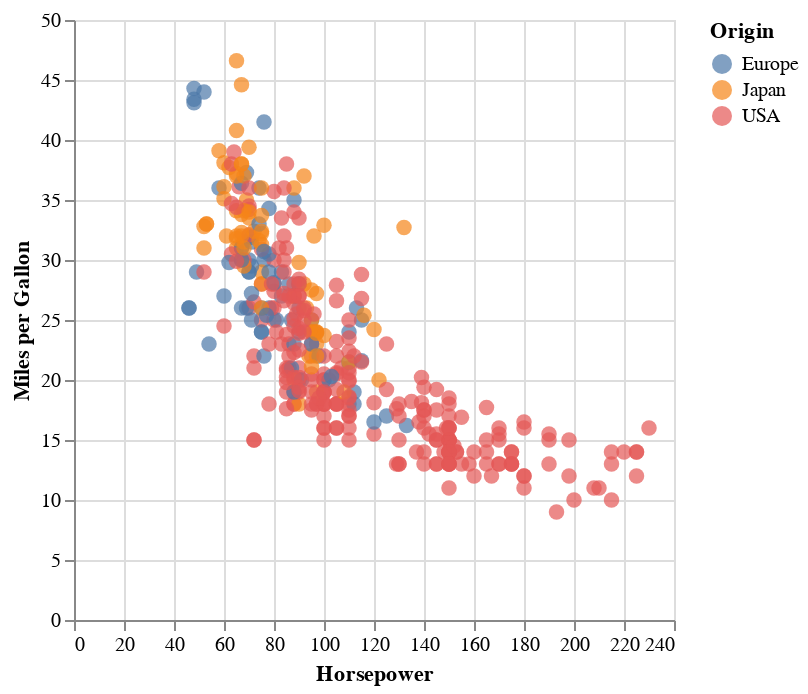

The notebook cell this image was saved under:
### Markdown cell above
Customize tooltip title with `alt.Tooltip`

### Code cell
# Create chart with tooltip
alt.Chart(cars).mark_circle(size=60).encode(
    alt.X('Horsepower'),
    alt.Y('Miles_per_Gallon').title("Miles per Gallon"),
    alt.Color('Origin'),
    tooltip=[
        'Name',
        'Origin',
        'Horsepower',
        alt.Tooltip('Miles_per_Gallon').title("Miles per Gallon")
    ]
)

### Figure 1 — Vega-Lite specification as saved in the notebook (floating-point values rounded to 4 significant figures; data arrays with more than 128 entries replaced by an {"elided": "..."} marker saying what was removed)
{"config": {"view": {"continuousWidth": 300, "continuousHeight": 300}}, "data": {"name": "data-583e73726c1545c56c203344161a975c"}, "mark": {"type": "circle", "size": 60}, "encoding": {"color": {"field": "Origin", "type": "nominal"}, "tooltip": [{"field": "Name", "type": "nominal"}, {"field": "Origin", "type": "nominal"}, {"field": "Horsepower", "type": "quantitative"}, {"field": "Miles_per_Gallon", "title": "Miles per Gallon", "type": "quantitative"}], "x": {"field": "Horsepower", "type": "quantitative"}, "y": {"field": "Miles_per_Gallon", "title": "Miles per Gallon", "type": "quantitative"}}, "$schema": "https://vega.github.io/schema/vega-lite/v5.17.0.json", "datasets": {"data-583e73726c1545c56c203344161a975c": {"elided": "406 records"}}}
